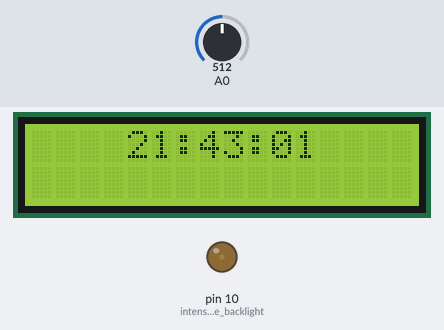
Recording of a sketch running on a simulated Arduino Uno, built with avr-gcc and run on an emulated ATmega328P. On the bench: 16×2 character LCD, output pins drawn as LEDs (lit = HIGH). Inputs (shaded band) come from the test bench; at power-on: A0 = 512.

Above: at 1.6 s.
1.7 s: A0 set to 716
At 3.8 s:
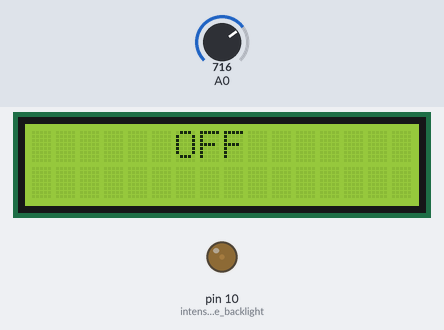
4.7 s: A0 set to 410
At 5.16 s:
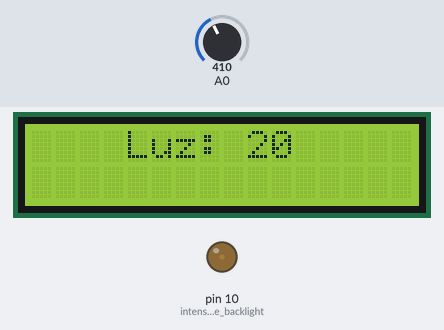
6.9 s: A0 set to 391
At 8.8 s:
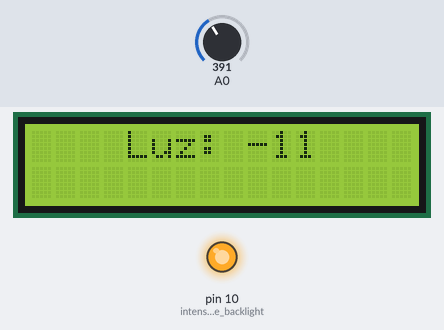
Timing chart, 0 to 10.3 s (numbered marks = the images above; inputs shaded):
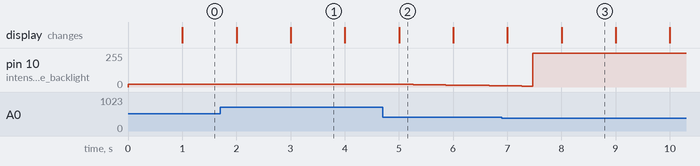

The sketch:

LcdClockTime.ino
```cpp
/*Tips:
    //lcd.setCursor(coluna,linha);
*/

/*
   0    R
   131  T
   307  D
   480  L
   722  Select
   1023 Free
*/

#include <LiquidCrystal.h>
#include <MsTimer2.h> // T0 mexe com delay e millis - T1 mexe com pwn do pino 10

LiquidCrystal lcd(8, 9, 4, 5, 6, 7); // (rs,en,d4,d5,d6,d7)

volatile int tempo[3] = {21, 47, 00}; // hh:mm:ss
int alarme[3] = {9, 0, 0};
bool alarmeState = 0; // off
int modo = 1; // relogio
int luz = 20;

void addTempo() {
  tempo[2]++;
  if (tempo[2] >= 60) {
    tempo[2] = 0;
    tempo[1]++;
  }
  if (tempo[1] >= 60) {
    tempo[1] = 0;
    tempo[0]++;
  }
  if (tempo[0] >= 24) tempo[0] = 0;
}

void lcdRel() {
  lcd.clear();
  lcd.setCursor(4, 0);
  if (tempo[0] > 9) lcd.print(String(tempo[0]) + ":"); //horas
  else lcd.print("0" + String(tempo[0]) + ":");

  if (tempo[1] > 9) lcd.print(String(tempo[1]) + ":"); //minutos
  else lcd.print("0" + String(tempo[1]) + ":");

  if (tempo[2] > 9) lcd.print(String(tempo[2]));      //segundos
  else lcd.print("0" + String(tempo[2]));
}

void lcdAlOnOff() {
  lcd.clear();
  lcd.setCursor(6, 0);
  if (alarmeState) lcd.print("ON"); // se on
  else lcd.print("OFF");
}

void lcdAl() {
  lcd.clear();
  lcd.setCursor(4, 0);
  if (alarme[0] > 9) lcd.print(String(alarme[0]) + ":"); //horas
  else lcd.print("0" + String(alarme[0]) + ":");

  if (alarme[1] > 9) lcd.print(String(alarme[1]) + ":"); //minutos
  else lcd.print("0" + String(alarme[1]) + ":");

  if (alarme[2] > 9) lcd.print(String(alarme[2]));      //segundos
  else lcd.print("0" + String(alarme[2]));
}

void lcdLuz() {
  lcd.clear();
  lcd.setCursor(4, 0);
  lcd.print("Luz: " + String(luz));
}

void botRel() {
  int bot = analogRead(A0);
  if (bot < 800) {
    delay(200);
    if (bot < 50) { // Right
      tempo[1]++;
    } else if (bot < 200) { // Top
      tempo[0]++;
    } else if (bot < 400) { // Down
      tempo[0]--;
    } else if (bot < 550) { // Left
      tempo[1]--;
    } else { // Select
      modo = 2; // alarme on/off
    }
  }
}

void botAlOnOff() {
  int bot = analogRead(A0);
  if (bot < 800) {
    delay(200);
    if (bot < 550) { // Qualquer botao
      alarmeState = !alarmeState;
    } else { // Select
      modo = 3; // alarme tempo
    }
  }
}

void botAl() {
  int bot = analogRead(A0);
  if (bot < 800) {
    delay(200);
    if (bot < 50) { // Right
      alarme[1]++;
    } else if (bot < 200) { // Top
      alarme[0]++;
    } else if (bot < 400) { // Down
      alarme[0]--;
    } else if (bot < 550) { // Left
      alarme[1]--;
    } else { // Select
      modo = 4; // luz
    }
  }
}

void botLuz() {
  int bot = analogRead(A0);
  if (bot < 800) {
    delay(200);
    if (bot < 50) { // Right
      luz++;
    } else if (bot < 200) { // Top
      luz = luz + 5;
    } else if (bot < 400) { // Down
      luz = luz - 5;
    } else if (bot < 550) { // Left
      luz--;
    } else { // Select
      modo = 1; // Relogio
    }
    analogWrite(10, luz); // reinicia novo valor
  }
}

void testeBot(){
  switch(modo){
    case 1:
      botRel();break;
    case 2:
      botAlOnOff();break;
    case 3:
      botAl();break;
    case 4:
      botLuz();break;
    default:
      modo = 1;
  }
}

void exibir(){
  switch(modo){
    case 1:
      lcdRel();break;
    case 2:
      lcdAlOnOff();break;
    case 3:
      lcdAl();break;
    case 4:
      lcdLuz();break;
    default:
      modo = 1;
  }
}

void playAlarme(){ // bolar alguma forma de desligar com um botão
  // musica utilizando timer 0 ou 1 aqui
}

void testeAl(){
  if(tempo[0] == alarme[0] && tempo[1] == alarme[1] && tempo[2] == alarme[2]){
    playAlarme();
  }
}

void modoRel(void) {
  addTempo();
  exibir();
  testeAl();
}

void setup() {
  pinMode(10, OUTPUT); // intensidade backlight
  analogWrite(10, luz); // (pino, intensidade)

  MsTimer2::set(1000, modoRel); // interrupções a cada 1s
  MsTimer2::start();

  lcd.begin(16, 2);
}

void loop() {
  testeBot();
}
```

Measured:
- the behaviour switches between 400 and 399 on A0 (found by bisection; images 2 and 3)
- after the input at 1.7 s, the display: first differs from a run without the input after 1.3 s (image 1)
- after the input at 4.7 s, pin 10 (intensidade_backlight): moves from 20/255 to 10/255 over 1.8 s, starting after 0.37 s
- what the display in image 1 shows lasts 1.0 s, from 3.0 s to 4.0 s
